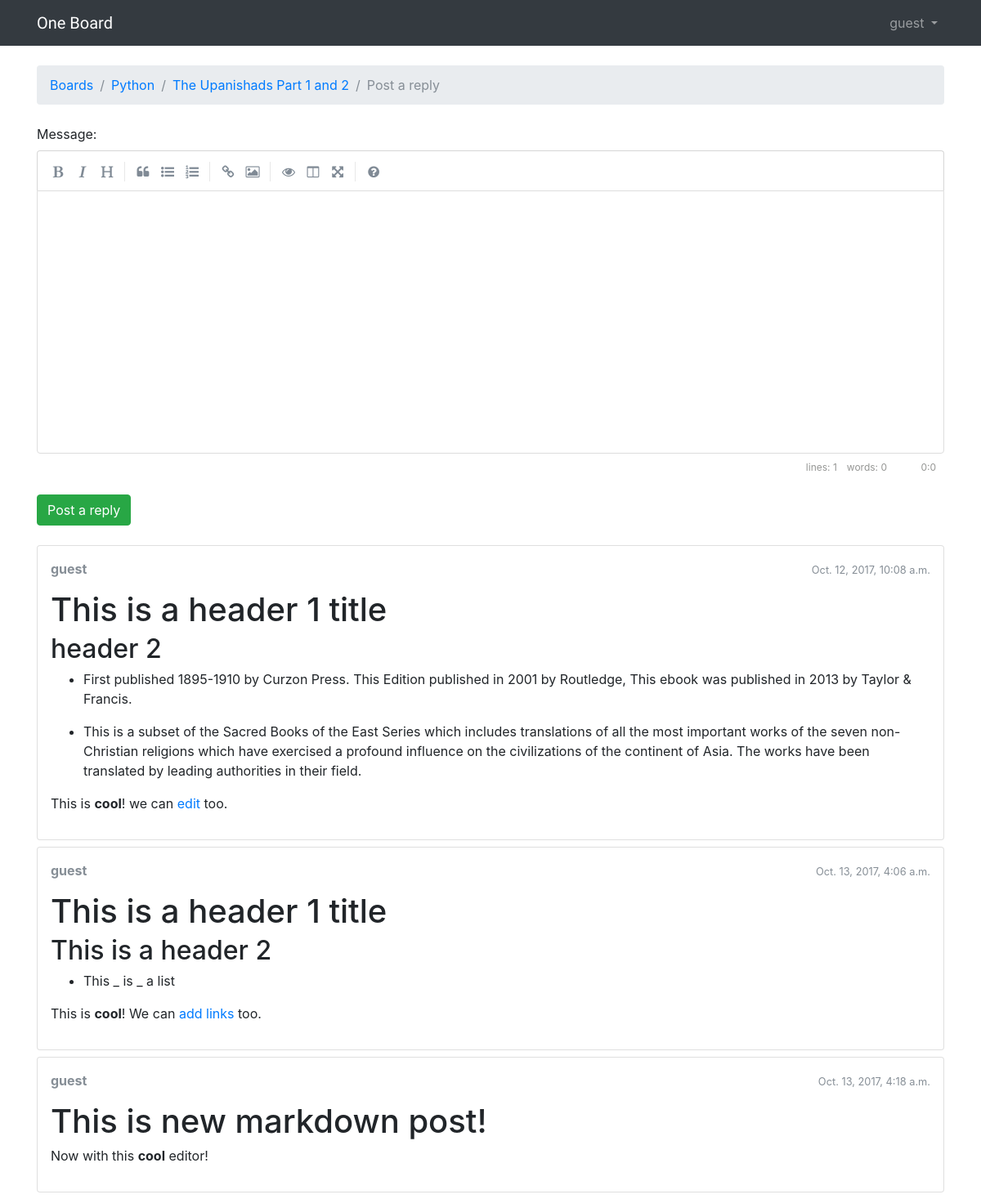
Page /boards/2/topics/8/reply/ (signed in) on the committed database.
### boards/models.py (models this page shows, shortened)
class Topic(models.Model):
    subject = models.CharField(max_length=255)
    last_updated = models.DateTimeField(auto_now_add=True)
    board = models.ForeignKey(Board, related_name='topics')
    starter = models.ForeignKey(User, related_name='topics')
    views = models.PositiveIntegerField(default=0)

class Board(models.Model):
    name = models.CharField(max_length=30, unique=True)
    description = models.CharField(max_length=100)

class Post(models.Model):
    message = models.TextField(max_length=4000)
    topic = models.ForeignKey(Topic, related_name='posts')
    created_at = models.DateTimeField(auto_now_add=True)
    updated_at = models.DateTimeField(null=True)
    created_by = models.ForeignKey(User, related_name='posts')
    updated_by = models.ForeignKey(User, null=True, related_name='+')
    def get_message_as_markdown(self):
        return mark_safe(markdown(self.message, safe_mode='escape'))

### boards/views.py (the view)
# urls.py: url(r'^boards/(?P<pk>\d+)/topics/(?P<topic_pk>\d+)/reply/$', views.reply_topic, name='reply_topic'),
@login_required
def reply_topic(request, pk, topic_pk):
    topic = get_object_or_404(Topic, board__pk=pk, pk=topic_pk)
    if request.method == 'POST':
        form = PostForm(request.POST)
        if form.is_valid():
            post = form.save(commit=False)
            post.topic = topic
            post.created_by = request.user
            post.save()
            return redirect('topic_posts', pk=pk, topic_pk=topic_pk)
    else:
        form = PostForm()
    return render(request, 'reply_topic.html', {'topic': topic, 'form': form})

### boards/templatetags/form_tags.py (called while the page is built)
@register.filter
def input_class(bound_field):
    css_class = ''
    if bound_field.form.is_bound:
        if bound_field.errors:
            css_class = 'is-invalid'
        elif field_type(bound_field) != 'PasswordInput':
            css_class = 'is-valid'
    return 'form-control {}'.format(css_class)

### templates/reply_topic.html (shortened to what this page needs)
{% extends 'base.html' %}
{% load static %}
{% block stylesheet %}
  <link rel="stylesheet" href="{% static 'css/simplemde.min.css' %}">
{% endblock %}
{% block breadcrumb %}
  <li class="breadcrumb-item"><a href="{% url 'home' %}">Boards</a></li>
  <li class="breadcrumb-item"><a href="{% url 'board_topics' topic.board.pk %}">{{ topic.board.name }}</a></li>
  <li class="breadcrumb-item"><a href="{% url 'topic_posts' topic.board.pk topic.pk %}">{{ topic.subject }}</a></li>
  <li class="breadcrumb-item active">Post a reply</li>
{% endblock %}
{% block content %}
  <form method="post" class="mb-4" novalidate>
    {% include 'includes/form.html' %}
    <button type="submit" class="btn btn-success">Post a reply</button>
  </form>
  {% for post in topic.posts.all %}
    <div class="card mb-2">
      <div class="card-body p-3">
        <div class="row mb-3">
          <div class="col-6">
            <strong class="text-muted">{{ post.created_by.username }}</strong>
          </div>
          <div class="col-6 text-right">
            <small class="text-muted">{{ post.created_at }}</small>
          </div>
        </div>
        {{ post.get_message_as_markdown }}
      </div>
    </div>
  {% endfor %}
{% endblock %}

### templates/base.html (shortened to what this page needs)
{% load static %}<!DOCTYPE html>
<html>
  <head>
    <link rel="stylesheet" href="{% static 'css/bootstrap.min.css' %}">
    <link rel="stylesheet" href="{% static 'css/app.css' %}">
    {% block stylesheet %}{% endblock %}
  </head>
  <body>
    {% block body %}
      <nav class="navbar navbar-expand-lg navbar-dark bg-dark">
        <div class="container">
          <a class="navbar-brand" href="{% url 'home' %}">One Board</a>
          <div class="collapse navbar-collapse" id="mainMenu">
            {% if user.is_authenticated %}
              <ul class="navbar-nav ml-auto">
                <li class="nav-item dropdown">
                  <a class="nav-link dropdown-toggle" href="#" id="userMenu" data-toggle="dropdown" aria-haspopup="true" aria-expanded="false">
                    {{ user.username }}
                  </a>
                </li>
              </ul>
            {% else %}
              <form class="form-inline ml-auto">
                <a href="{% url 'login' %}" class="btn btn-outline-secondary">Log in</a>
                <a href="{% url 'signup' %}" class="btn btn-primary ml-2">Sign up</a>
              </form>
            {% endif %}
          </div>
        </div>
      </nav>
      <div class="container">
        <ol class="breadcrumb my-4">
          {% block breadcrumb %}
          {% endblock %}
        </ol>
        {% block content %}
        {% endblock %}
      </div>
    {% endblock body %}
  </body>
</html>

### static/css/app.css (style rules this page uses)
.navbar-brand { font-family: 'Peralta', cursive; }

### rows in the picture
Topic: board.name "Python", subject "The Upanishads Part 1 and 2"
Post: created_by.username "guest", created_at "Oct. 12, 2017, 10:08 a.m.", get_message_as_markdown "This is a header 1 title header 2 First published 1895-1910 by Curzon Press. This Edition published in 2001 by Routledge, This ebook was published in 2013 by Taylor & Francis. This is a subset of the Sacred Books of the East Series which includes translations of all the most important works of the seven non-Christian religions which have exercised a profound influence on the civilizations of the continent of Asia. The works have been translated by leading authorities in their field. This is cool ! we can edit too."
Post: created_by.username "guest", created_at "Oct. 13, 2017, 4:06 a.m.", get_message_as_markdown "This is a header 1 title This is a header 2 This _ is _ a list This is cool ! We can add links too."
Post: created_by.username "guest", created_at "Oct. 13, 2017, 4:18 a.m.", get_message_as_markdown "This is new markdown post! Now with this cool editor!"

### other values in the picture
{{ user.username }} "guest"
{{ field.label_tag }} "Message:"
